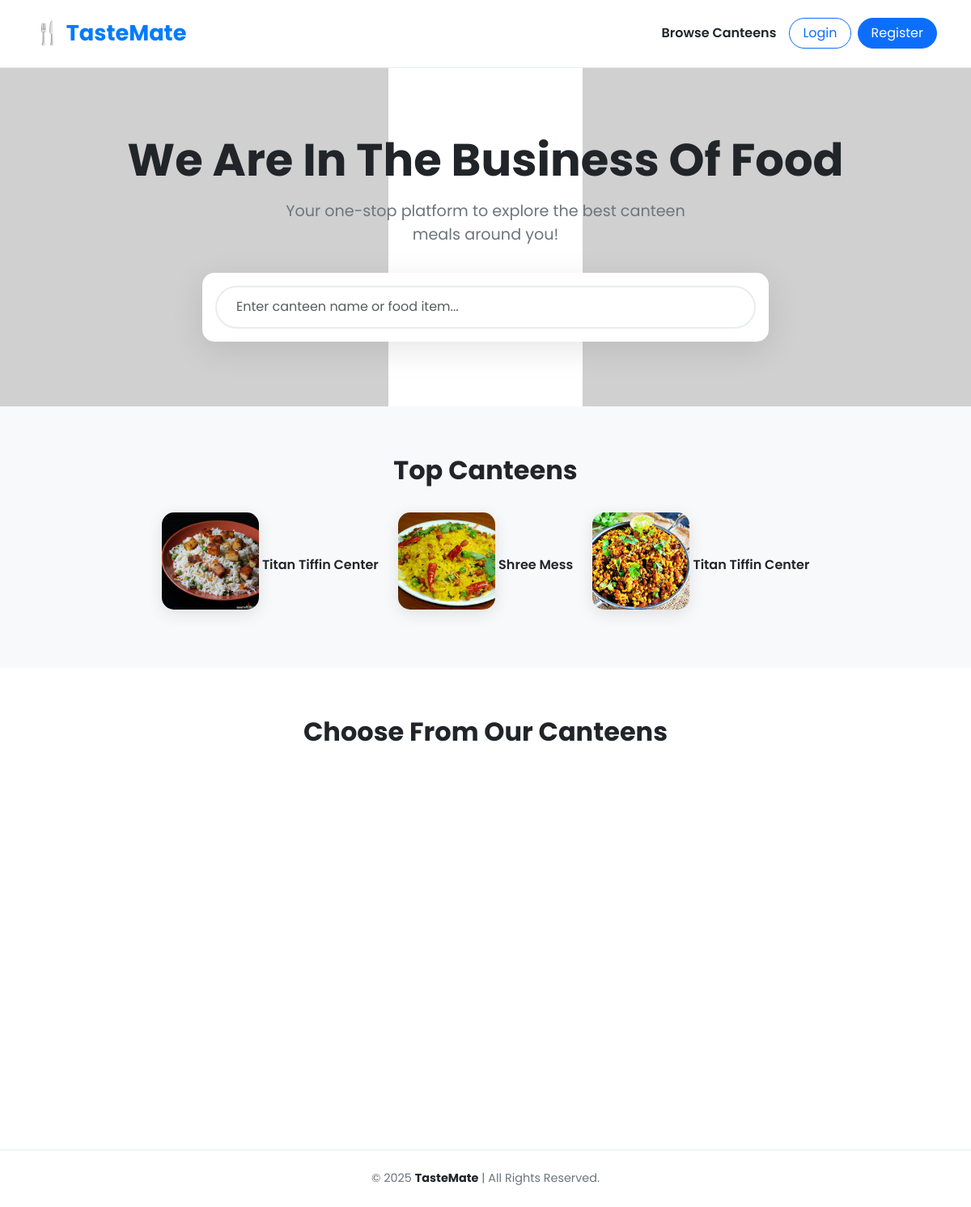
Page /public_menu/ on the committed database.
### users/models.py (models this page shows, shortened)
class User(AbstractUser):
    CANTEEN = 'Canteen'
    STUDENT = 'Student'
    ROLE_CHOICES = [
        (CANTEEN, 'Canteen'),
        (STUDENT, 'Student'),
    ]
    role = models.CharField(max_length=20, choices=ROLE_CHOICES)
    phone = models.CharField(max_length=15, blank=True, null=True)
    address = models.TextField(blank=True, null=True, help_text="Full address of the canteen")
    canteen_name = models.CharField(max_length=150, blank=True)
    latitude = models.FloatField(blank=True, null=True)
    longitude = models.FloatField(blank=True, null=True)

### menu/models.py (models this page shows, shortened)
class Dish(models.Model):
    BREAKFAST = 'breakfast'
    LUNCH = 'lunch'
    DINNER = 'dinner'
    MEAL_CHOICES = [
        (BREAKFAST, 'Breakfast'),
        (LUNCH, 'Lunch'),
        (DINNER, 'Dinner'),
    ]
    canteen = models.ForeignKey(settings.AUTH_USER_MODEL, on_delete=models.CASCADE, related_name='dishes')
    name = models.CharField(max_length=200)
    description = models.TextField(blank=True)
    price = models.DecimalField(max_digits=8, decimal_places=2)
    is_veg = models.BooleanField(default=True)
    available = models.BooleanField(default=True)
    meal_type = models.CharField(max_length=10, choices=MEAL_CHOICES)
    served_date = models.DateField(default=timezone.localdate)  # default to today
    image = models.ImageField(upload_to='dishes/', blank=True, null=True)
    created_at = models.DateTimeField(auto_now_add=True)
    class Meta:
        ordering = ['-served_date', 'meal_type', 'name']

### menu/views.py (the view, shortened to what this page needs)
# urls.py: path('public_menu/', views.public_menu, name='public_menu'),
def public_menu(request):
    student_lat = request.GET.get('lat')
    student_lon = request.GET.get('lon')
    canteens = User.objects.filter(role=User.CANTEEN)
    canteen_menus = []
    for canteen in canteens:
        breakfast = Dish.objects.filter(canteen=canteen, meal_type="breakfast", available=True).order_by("-served_date")[:2]
        lunch = Dish.objects.filter(canteen=canteen, meal_type="lunch", available=True).order_by("-served_date")[:2]
        dinner = Dish.objects.filter(canteen=canteen, meal_type="dinner", available=True).order_by("-served_date")[:2]
        if breakfast.exists() or lunch.exists() or dinner.exists():
            distance = None
            canteen_menus.append({
                "canteen": canteen,
                "breakfast": breakfast,
                "lunch": lunch,
                "dinner": dinner,
                'distance': distance,  # Attach the calculated distance
            })
    if student_lat and student_lon:
        canteen_menus.sort(key=lambda x: x['distance'] if x['distance'] is not None else float('inf'))
    return render(request, "canteen_public_menu.html", {"canteen_menus": canteen_menus})

### menu/templates/canteen_public_menu.html (shortened to what this page needs)
{% extends "layout.html" %}
{% block content %}
<div class="content-wrapper">
  <div class="menus-hero">
    <img src="https://placehold.co/800x600/E0F7FA/FFFFFF?text=Delicious+Food" class="hero-background-image hero-bg-left" alt="Background image of a salad">
    <img src="https://placehold.co/800x600/FFCDD2/FFFFFF?text=Tasty+Meals" class="hero-background-image hero-bg-right" alt="Background image of a pizza">
    <div class="hero-content">
      <h1>We Are In The Business Of Food</h1>
      <p>Your one-stop platform to explore the best canteen meals around you!</p>
      <div class="search-controls">
        <input type="text" id="searchInput" class="form-control search-bar" placeholder="Enter canteen name or food item...">
      </div>
    </div>
  </div>
  <div class="top-canteens-section">
    <div class="container">
      <h2 class="section-title">Top Canteens</h2>
      <div class="canteen-gallery">
        {% for menu in canteen_menus|slice:":8" %}
          <a href="{% url 'canteen_detail' menu.canteen.id %}" class="canteen-gallery-item">
            {% with first_dish=menu.breakfast.first|default:menu.lunch.first|default:menu.dinner.first %}
              <img src="{{ first_dish.image.url|default:'https://placehold.co/240x240/e0f7fa/ccc?text=TasteMate' }}" class="canteen-gallery-img" alt="{{ menu.canteen.canteen_name }}">
            {% endwith %}
            <span class="canteen-gallery-name">{{ menu.canteen.canteen_name|default:menu.canteen.username }}</span>
          </a>
        {% endfor %}
      </div>
    </div>
  </div>
  <div class="canteen-list-section">
    <div class="container">
      <h2 class="section-title">Choose From Our Canteens</h2>
      <div id="canteen-list" class="row g-4">
      </div>
    </div>
  </div>
</div>
{% endblock %}

### templates/layout.html (style rules this page uses)
:root { --primary-color: #007BFF; --text-dark: #212529; --text-light: #6c757d; --background-offwhite: #f8f9fa; }
body { font-family: 'Poppins', sans-serif; background-color: var(--background-offwhite); }

### menu/templates/canteen_public_menu.html (style rules this page uses)
.content-wrapper { background-color: #fff; }
.menus-hero { background-color: #fff; padding: 80px 20px; text-align: center; position: relative; overflow: hidden; }
.hero-background-image { position: absolute; top: 0; height: 100%; width: 40%; object-fit: cover; opacity: 0.9; }
.hero-bg-left { left: 0; }
.hero-bg-right { right: 0; }
.hero-content { position: relative; z-index: 2; }
.hero-content h1 { font-size: 3.5rem; font-weight: 700; }
.hero-content p { font-size: 1.2rem; color: var(--text-light, #6c757d); max-width: 500px; margin: 1rem auto 2rem auto; }
.search-controls { max-width: 700px; margin: 0 auto; background-color: #fff; padding: 1rem; border-radius: 15px; box-shadow: 0 10px 40px rgba(0,0,0,0.1); }
.search-bar { border-radius: 50px !important; padding: 0.8rem 1.5rem; border: 2px solid #e9ecef; }
.top-canteens-section { padding: 60px 20px; background-color: #f8f9fa; }
.section-title { text-align: center; font-weight: 700; margin-bottom: 2rem; }
.canteen-gallery { display: flex; flex-wrap: wrap; justify-content: center; gap: 1.5rem; }
.canteen-gallery-item { text-decoration: none; color: var(--text-dark); text-align: center; transition: transform 0.3s ease; }
.canteen-gallery-img { width: 120px; height: 120px; border-radius: 15px; object-fit: cover; box-shadow: 0 5px 20px rgba(0,0,0,0.1); margin-bottom: 0.75rem; }
.canteen-gallery-name { font-weight: 600; }
.canteen-list-section { padding: 60px 20px; }

### rows in the picture
User: breakfast.image (picture), canteen.canteen_name "Titan Tiffin Center"
User: breakfast.image (picture), canteen.canteen_name "Shree Mess"
User: breakfast.image (picture), canteen.canteen_name "Titan Tiffin Center"
